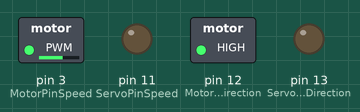
Recording of a sketch running on a simulated Arduino Uno, built with avr-gcc and run on an emulated ATmega328P. Parts: switched loads named in the sketch (green lamp = pin HIGH), output pins drawn as LEDs (lit = HIGH).

Above: at 0.05 s.
At 1.05 s:
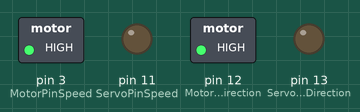
At 2.05 s:
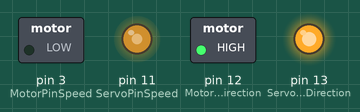
At 4.0 s:
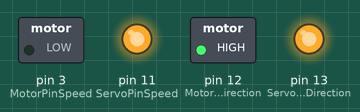
At 5.95 s:
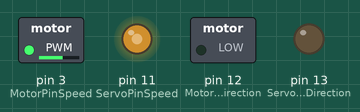
At 7.95 s:
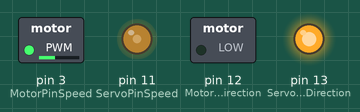
Timing chart, 0 to 10.4 s (numbered marks = the images above):
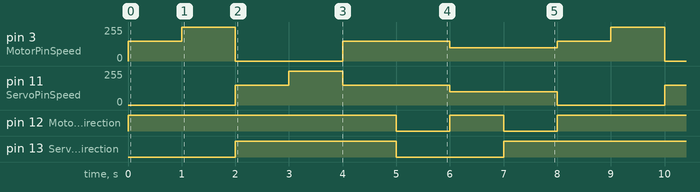

The sketch:

motor_shield_r3_2_brush_dc_auto_ino.ino
```cpp
int MotorPinDirection = 12;
int MotorPinSpeed = 3;

int ServoPinDirection = 13;
int ServoPinSpeed = 11;


void setup() {
  pinMode (MotorPinDirection, OUTPUT);
  pinMode (MotorPinSpeed, OUTPUT);
  pinMode (ServoPinDirection, OUTPUT);
  pinMode (ServoPinSpeed, OUTPUT);
}

void loop(){
     analogWrite(ServoPinSpeed, 0);
     digitalWrite(MotorPinDirection,255);
     analogWrite(MotorPinSpeed, 150);
     delay(1000);
     analogWrite(MotorPinSpeed, 255);
     delay(1000);
      analogWrite(MotorPinSpeed, 0);
     digitalWrite(ServoPinDirection,255);
     analogWrite(ServoPinSpeed, 150);
     delay(1000);
     analogWrite(ServoPinSpeed, 255);
     delay(1000);
     digitalWrite(MotorPinDirection,255);
     digitalWrite(ServoPinDirection,255);
     analogWrite(MotorPinSpeed, 150);
     analogWrite(ServoPinSpeed, 150);
     delay(1000);
      digitalWrite(MotorPinDirection,0);
     digitalWrite(ServoPinDirection,0);
     analogWrite(MotorPinSpeed, 150);
     analogWrite(ServoPinSpeed, 150);
     delay(1000);
      digitalWrite(MotorPinDirection,255);
     digitalWrite(ServoPinDirection,0);
     analogWrite(MotorPinSpeed, 100);
     analogWrite(ServoPinSpeed, 100);
     delay(1000);
      digitalWrite(MotorPinDirection,0);
     digitalWrite(ServoPinDirection,255);
     analogWrite(MotorPinSpeed, 100);
     analogWrite(ServoPinSpeed, 100);
     delay(1000);
}
```

Measured:
- by itself, pin 3 (MotorPinSpeed): repeats every 8.0 s: 255/255 1.0 s, 0/255 2.0 s, 150/255 2.0 s, 100/255 2.0 s, 150/255 1.0 s
- by itself, pin 11 (ServoPinSpeed): repeats every 8.0 s: 255/255 1.0 s, 150/255 2.0 s, 100/255 2.0 s, 0/255 2.0 s, 150/255 1.0 s
- by itself, pin 12 (MotorPinDirection): repeats every 8.0 s: LOW 1.0 s, HIGH 1.0 s, LOW 1.0 s, HIGH 5.0 s
- by itself, pin 13 (ServoPinDirection): repeats every 8.0 s: LOW 2.0 s, HIGH 6.0 s
